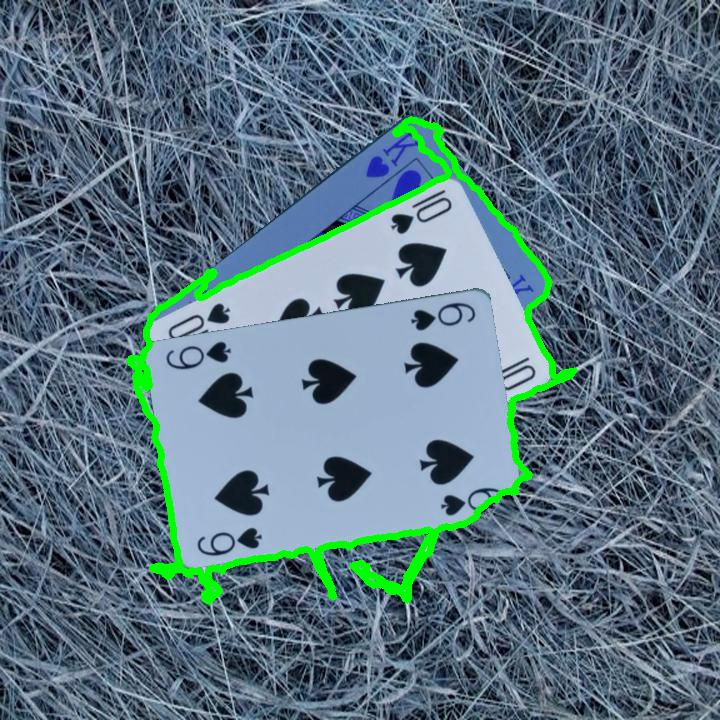
#> input picture active_countours/seg_active_countours1.jpg, 720 x 720 px; its folder holds only this picture in this run
$ python -i script_segmentators.py   (imports and definitions only)   (older library calls are emulated)
#> lines starting #> are read from the running program, lines starting #| are printed output that depends on the picture; after the words box and inside, x2 and y2 are one past the last pixel; in counts of white or black regions, pixels touching at a corner belong together
from skimage import segmentation, io, morphology, measure, color
from skimage.segmentation import felzenszwalb, watershed, random_walker, relabel_sequential
import matplotlib.pyplot as plt
import numpy as np
from skimage.util import img_as_ubyte, img_as_float
from skimage.filters import rank
from scipy import ndimage as ndi
from skimage.future import graph
from skimage.filters import gaussian, threshold_otsu
import cv2
import os
from statistics import mode

from skimage.metrics import adapted_rand_error

folder = "/.../"

folder_g_t = "/../"

# [1 line not run here, left out]


# [9 lines left out: function factor_f, not called in this run]


def load_images_from_folder(folder):
#> further down, picture is the input picture: shape (720, 720, 3); mean B, G, R 128, 114.6, 91.3
    images = []
    list_files = os.listdir(folder)
    list_files.sort()
    for filename in list_files:
        print(filename)
        img = cv2.imread(os.path.join(folder, filename))
        if img is not None:
            images.append(img)
    return images


# [32 lines left out: functions apply_k_means, grafo, active_contours, not called in this run]


def apply_watershed(img):
    # Binarizamos la imagen con la binarizacion OTSU
    bw = cv2.cvtColor(img, cv2.COLOR_BGR2GRAY)
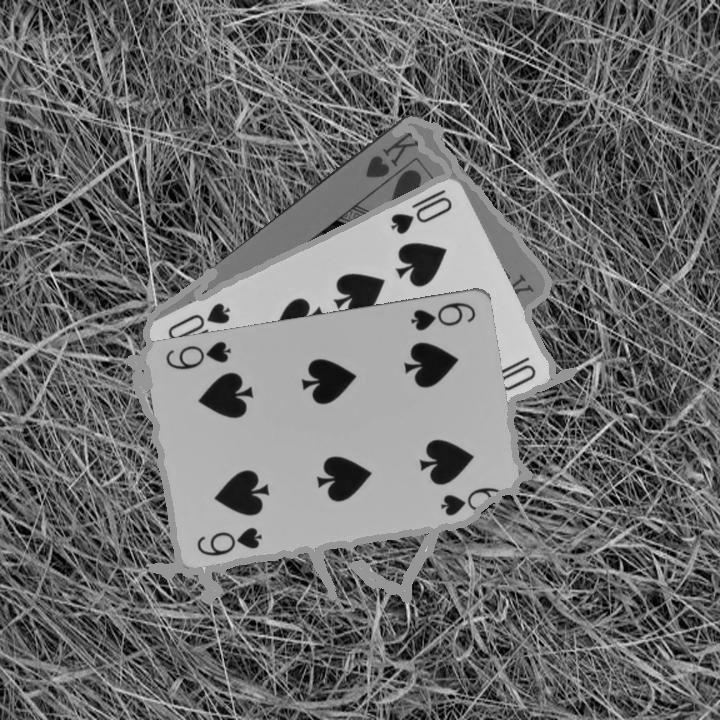
#> bw: shape (720, 720); min 0, max 244, mean 109.2
    _, bw = cv2.threshold(bw, 40, 255, cv2.THRESH_OTSU)
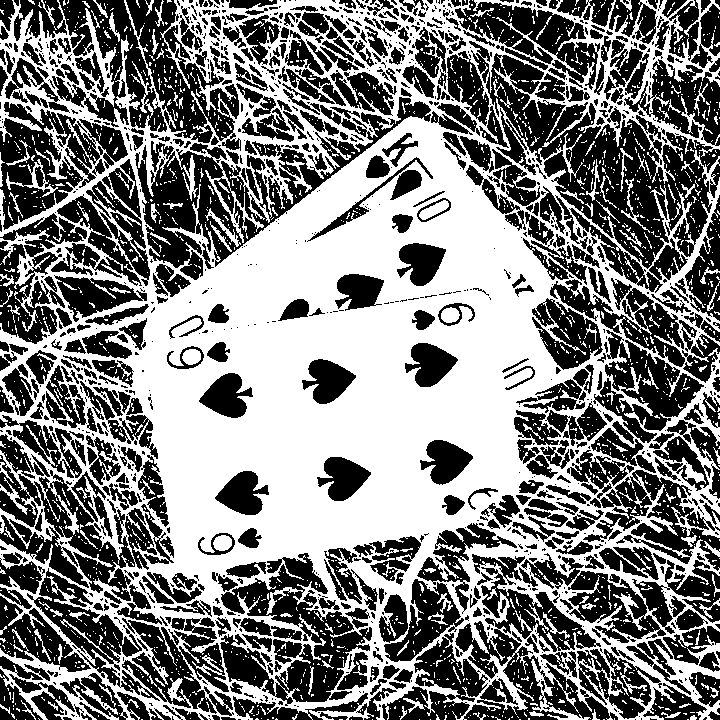
#> bw: shape (720, 720); 49.9% white; 2076 white regions (1914 under 20 px), largest, box (x1, y1, x2, y2) and area: (0, 0, 720, 720) 242439, (6, 159, 58, 197) 350, (419, 200, 449, 220) 290

    # Buscamos la distancia euclidia y la normalizamos
    dist = cv2.distanceTransform(bw, cv2.DIST_L2, 3)
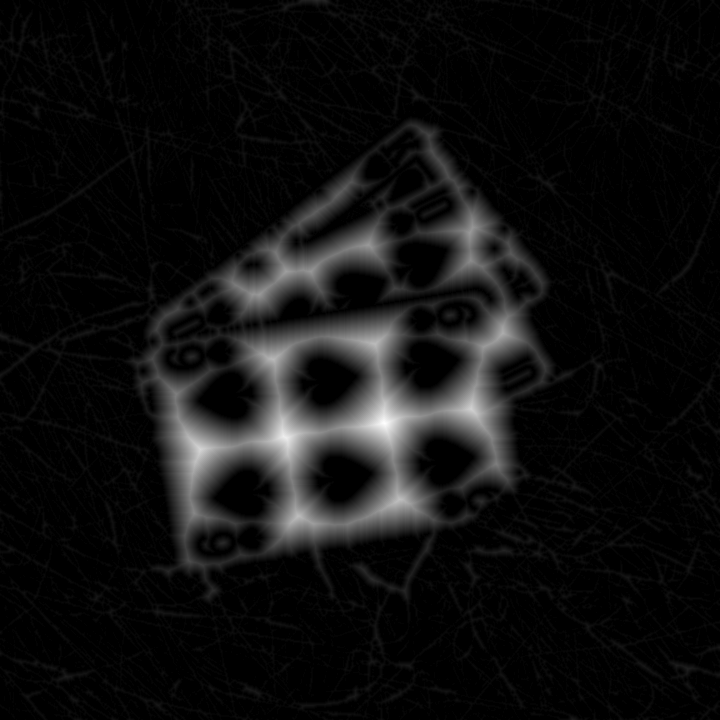
#> dist: shape (720, 720) float32; min 0, max 49.84, mean 3.2; drawn with min black and max white
    dist = cv2.normalize(dist, dist, 0, 1.0, cv2.NORM_MINMAX)
    euclidian_dist = dist

    # Binarizamos la distancia euclidia
    _, dist = cv2.threshold(dist, 0.1, 1.0, cv2.THRESH_BINARY)
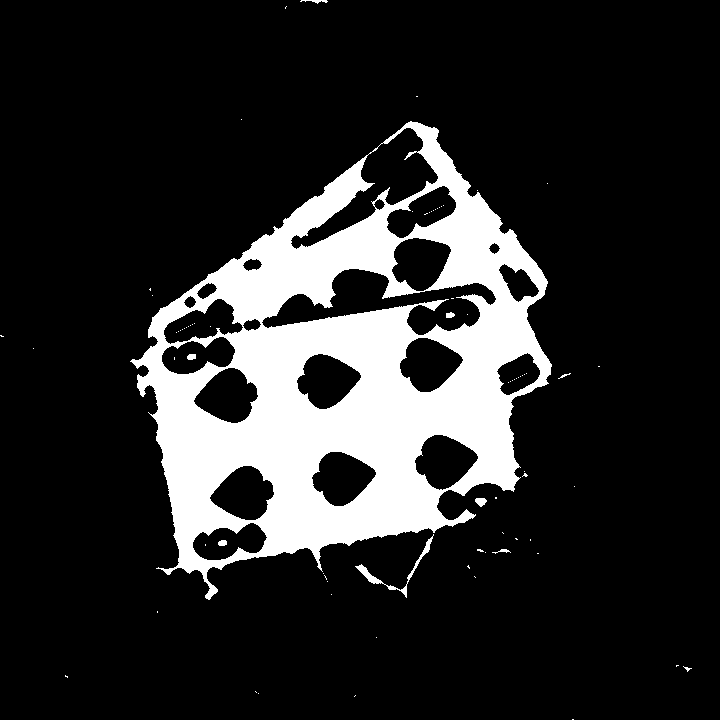
#> dist: shape (720, 720) float32; values 0 (black) and 1 (white), 16.5% white; 79 white regions (70 under 20 px), largest, box (x1, y1, x2, y2) and area: (130, 121, 552, 600) 84649, (355, 534, 434, 598) 438, (475, 498, 487, 507) 75
    # Realizamos una dilatacion
    kernel1 = np.ones((3, 3), dtype=np.uint8)
    dist = cv2.dilate(dist, kernel1)
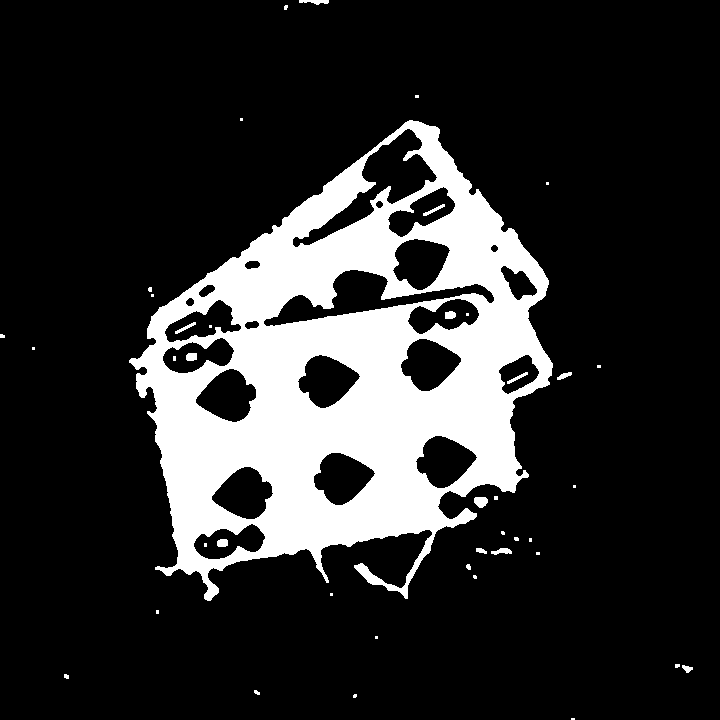
#> dist: shape (720, 720) float32; values 0 (black) and 1 (white), 18.2% white; 42 white regions (26 under 20 px), largest, box (x1, y1, x2, y2) and area: (129, 120, 553, 601) 92996, (474, 497, 488, 508) 121, (299, 0, 329, 5) 98

    # Encontramos los contornos
    dist_8u = dist.astype('uint8')
#> dist_8u: shape (720, 720); values 0 (black) and 1 (white), 18.2% white; 42 white regions (26 under 20 px)
    contours, _ = cv2.findContours(dist_8u, cv2.RETR_TREE, cv2.CHAIN_APPROX_SIMPLE)
#> contours = 64 contours, 29 with area under 20; largest, box (x1, y1, x2, y2) and area: (129, 120, 553, 601) 124422, (292, 128, 438, 248) 4573, (263, 269, 495, 327) 4236, (195, 368, 257, 423) 2142, (297, 354, 361, 409) 2138

    markers = np.zeros(dist.shape, dtype=np.int32)
    # Dibujamos los contornos
    for i in range(len(contours)):
        cv2.drawContours(markers, contours, i, (i + 1), -1)
#> this loop made 64 passes
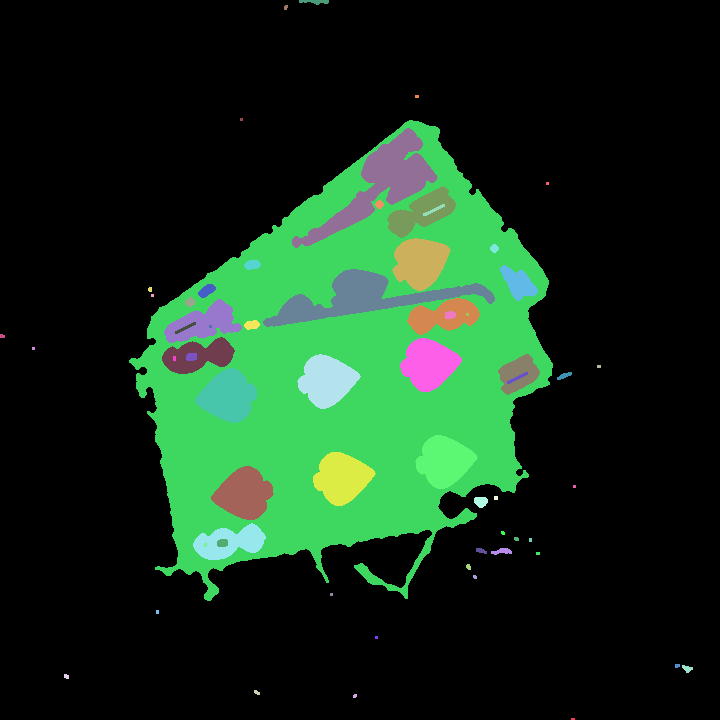
#> markers: shape (720, 720) int32; 65 distinct labels, from 0 to 64; one colour per label, 0 black

    img = cv2.cvtColor(img, cv2.COLOR_BGR2GRAY)

    # Aplicamos el watershed
    segmentations = watershed(img, markers)
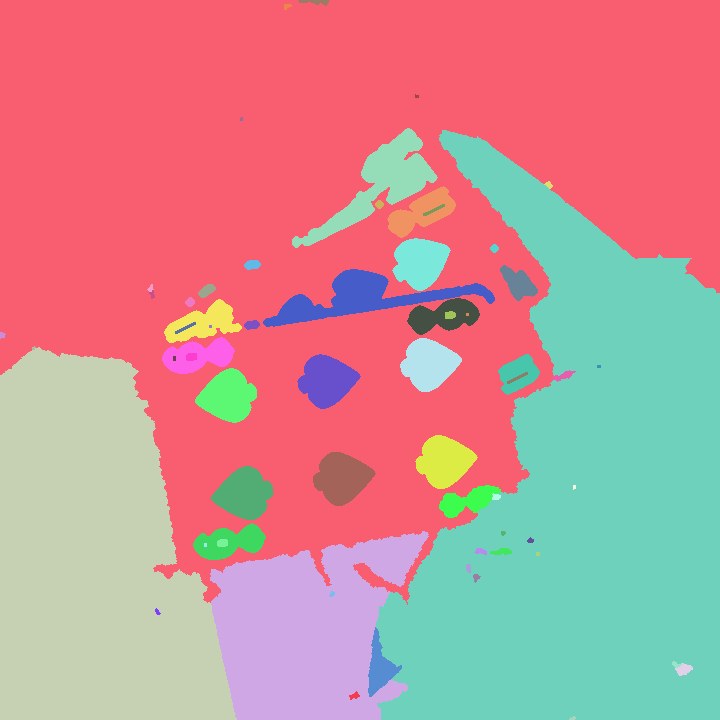
#> segmentations: shape (720, 720) int32; 64 distinct labels, from 1 to 64; one colour per label, 0 black
    # segmentations = color.label2rgb(segmentations)

    return segmentations


# [64 lines left out: functions apply_random_walker, apply_felzenwalb, morf_seg, run_grabcut, not called in this run]


# [1 line that did not run here, left out]
# [1 line that did not run here, left out]


# [48 lines left out: functions threshhold, apply_moda, votation_sistem, not called in this run]


# [16 lines not run here, left out]

>>> import cv2
>>> picture = cv2.imread('active_countours/seg_active_countours1.jpg')
>>> result = apply_watershed(picture)

$ run again, on active_countours/seg_active_countours10.jpg
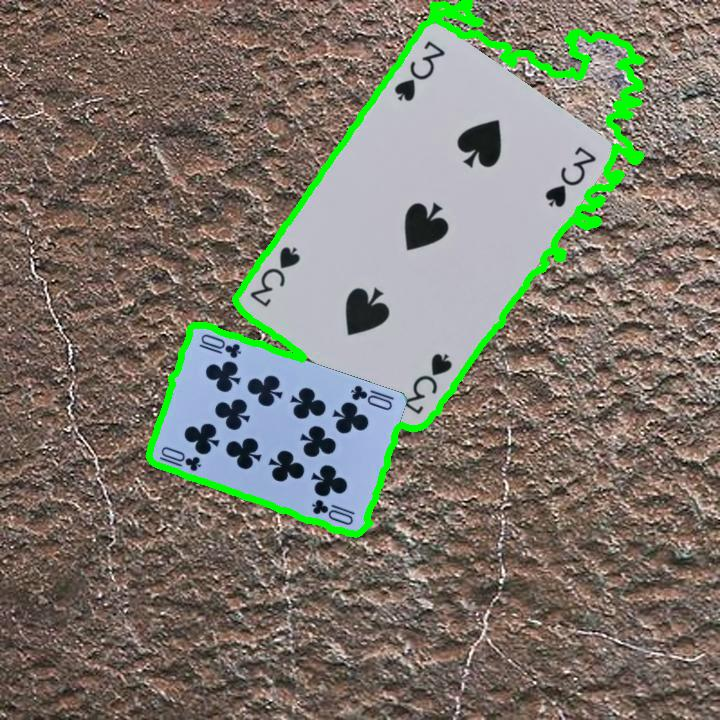
#> input picture active_countours/seg_active_countours10.jpg, 720 x 720 px
#> picture is the input picture: shape (720, 720, 3); mean B, G, R 108.8, 119.7, 124.3
#> dist_8u: shape (720, 720); values 0 (black) and 1 (white), 15.8% white; 31 white regions (10 under 20 px)
#> contours = 38 contours, 13 with area under 20; largest, box (x1, y1, x2, y2) and area: (237, 5, 639, 428) 78810, (306, 398, 402, 533) 3910, (150, 326, 221, 461) 3540, (193, 450, 326, 523) 3026, (452, 115, 506, 173) 2305
#> the loop in apply_watershed, `for i in range(len(contours)):` made 38 passes
#> after the loop in apply_watershed, `for i in range(len(contours)):`:
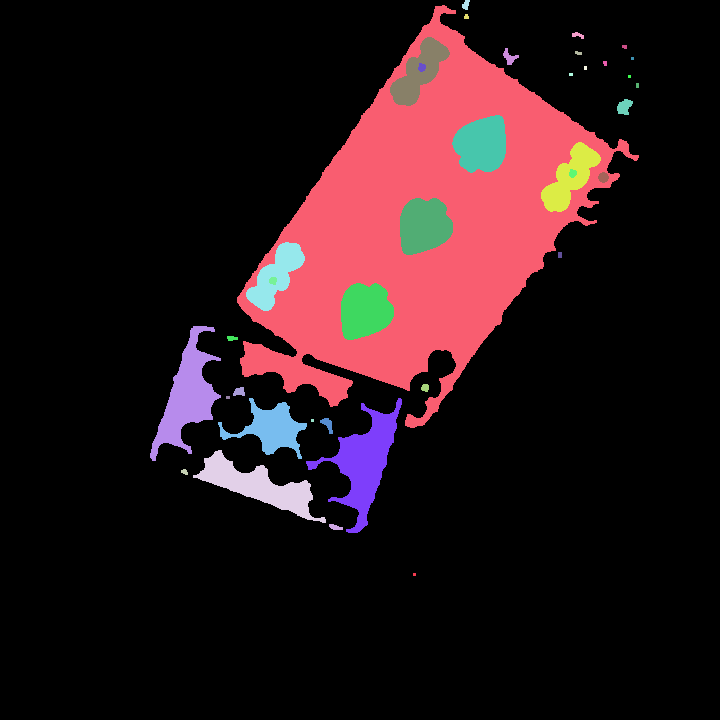
#> markers: shape (720, 720) int32; 39 distinct labels, from 0 to 38; one colour per label, 0 black
#> in apply_watershed, `segmentations = watershed(img, markers)`:
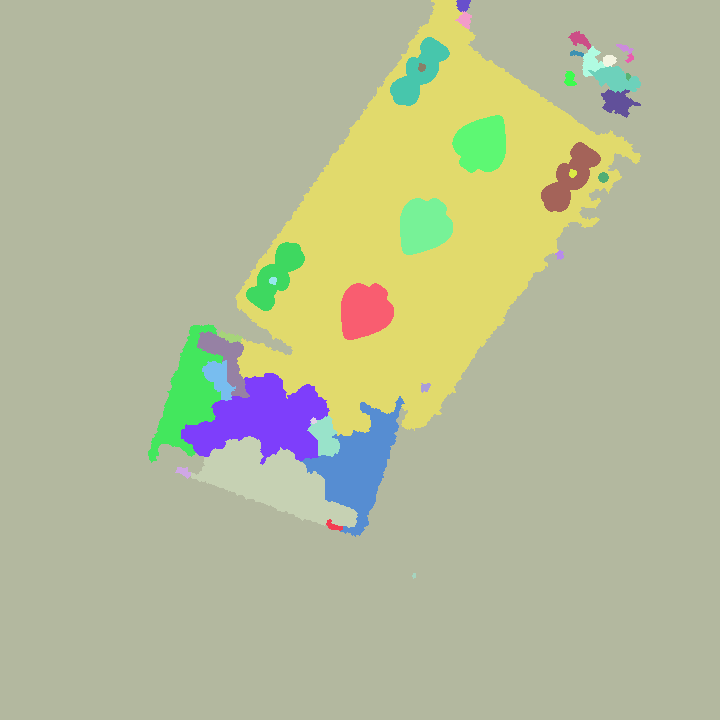
#> segmentations: shape (720, 720) int32; 38 distinct labels, from 1 to 38; one colour per label, 0 black

$ run again, on active_countours/seg_active_countours12.jpg
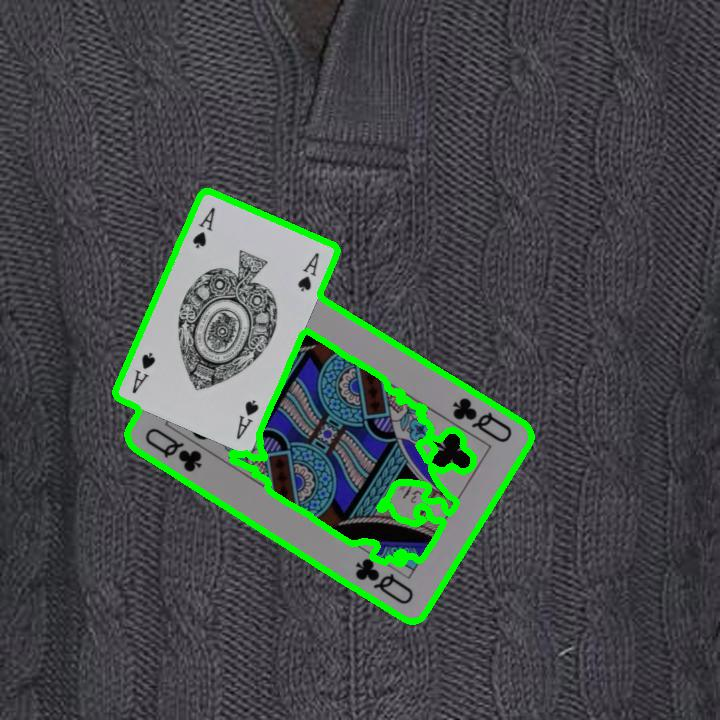
#> input picture active_countours/seg_active_countours12.jpg, 720 x 720 px
#> picture is the input picture: shape (720, 720, 3); mean B, G, R 75.4, 76.7, 70.4
#> dist_8u: shape (720, 720); values 0 (black) and 1 (white), 11.3% white; 24 white regions (11 under 20 px)
#> contours = 52 contours, 14 with area under 20; largest, box (x1, y1, x2, y2) and area: (113, 189, 534, 624) 96822, (236, 333, 455, 561) 24210, (177, 249, 279, 391) 9528, (196, 301, 248, 361) 2341, (144, 417, 266, 489) 1986
#> the loop in apply_watershed, `for i in range(len(contours)):` made 52 passes
#> after the loop in apply_watershed, `for i in range(len(contours)):`:
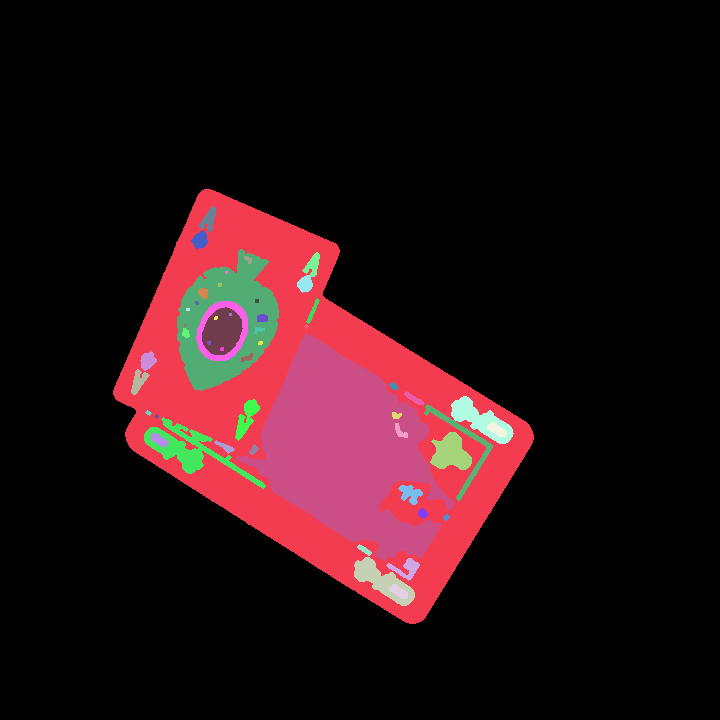
#> markers: shape (720, 720) int32; 53 distinct labels, from 0 to 52; one colour per label, 0 black
#> in apply_watershed, `segmentations = watershed(img, markers)`:
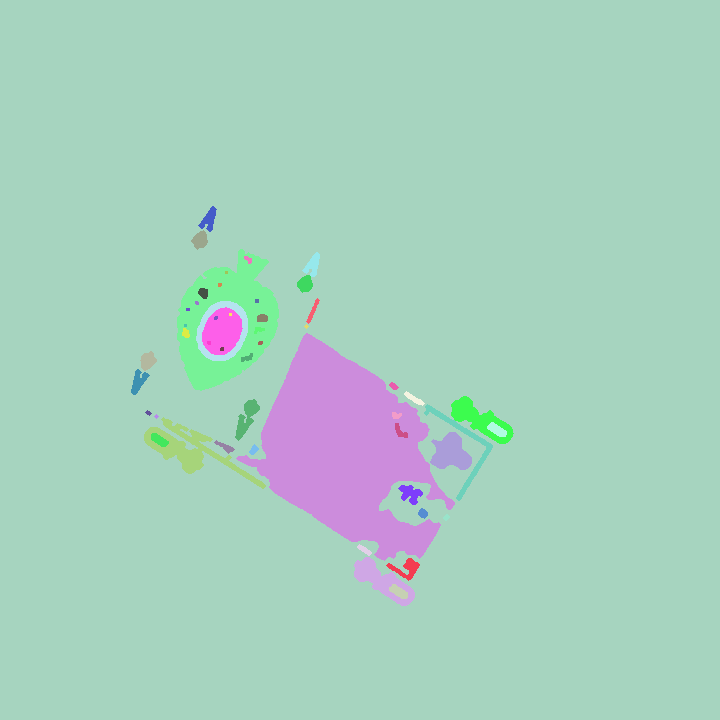
#> segmentations: shape (720, 720) int32; 52 distinct labels, from 1 to 52; one colour per label, 0 black

$ run again, on active_countours/seg_active_countours15.jpg
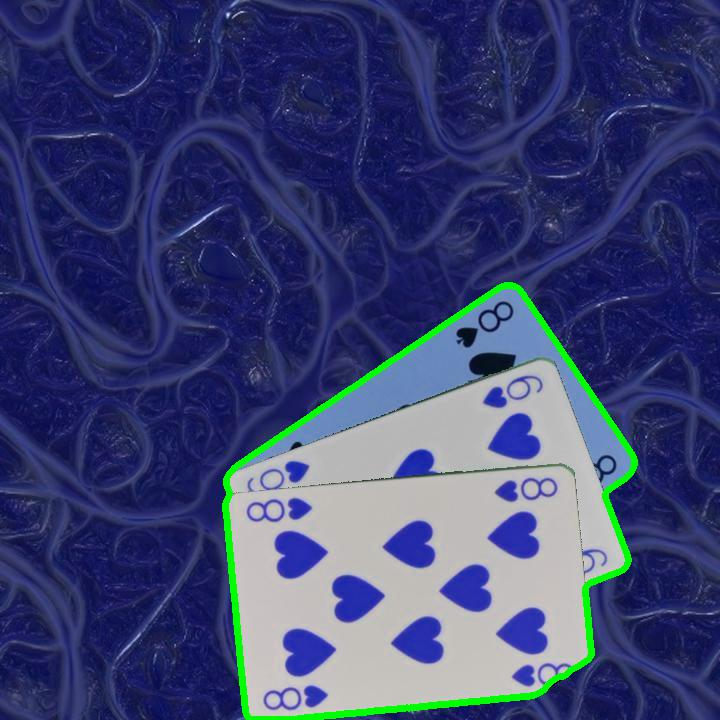
#> input picture active_countours/seg_active_countours15.jpg, 720 x 720 px
#> picture is the input picture: shape (720, 720, 3); mean B, G, R 113.1, 67.6, 59.8
#> dist_8u: shape (720, 720); values 0 (black) and 1 (white), 18% white; 16 white regions (1 under 20 px)
#> contours = 40 contours, 1 with area under 20; largest, box (x1, y1, x2, y2) and area: (225, 285, 635, 720) 124240, (307, 410, 572, 490) 4986, (279, 348, 542, 457) 3144, (271, 527, 331, 582) 2104, (279, 625, 339, 680) 2080
#> the loop in apply_watershed, `for i in range(len(contours)):` made 40 passes
#> in apply_watershed, `segmentations = watershed(img, markers)`:
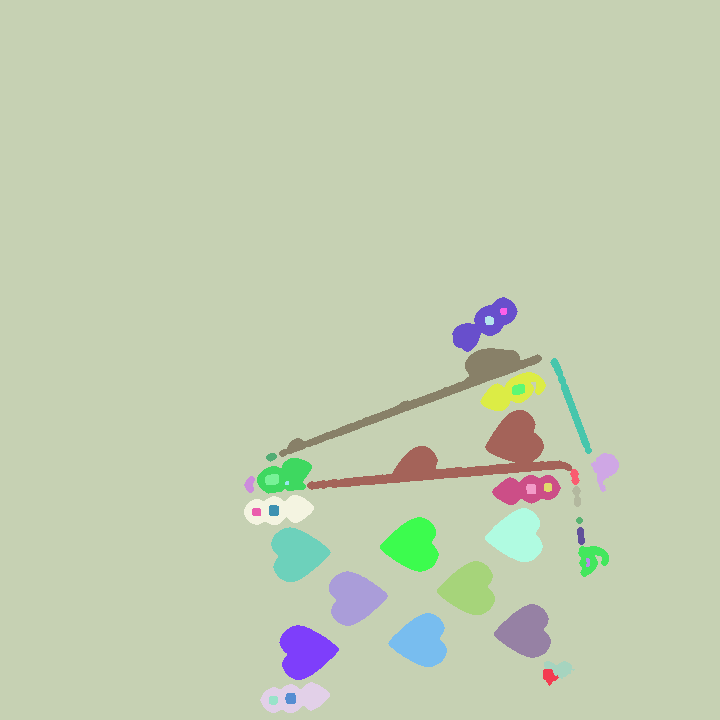
#> segmentations: shape (720, 720) int32; 40 distinct labels, from 1 to 40; one colour per label, 0 black
